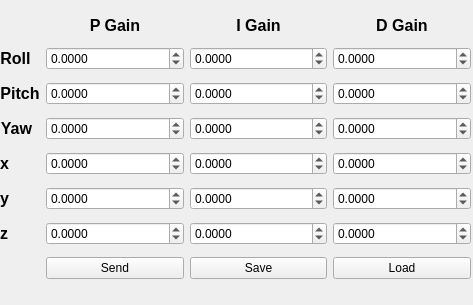
<?xml version="1.0" encoding="UTF-8"?>
<ui version="4.0">
 <class>GainsControl</class>
 <widget class="QWidget" name="GainsControl">
  <property name="windowModality">
   <enum>Qt::WindowModal</enum>
  </property>
  <property name="geometry">
   <rect>
    <x>0</x>
    <y>0</y>
    <width>473</width>
    <height>305</height>
   </rect>
  </property>
  <property name="minimumSize">
   <size>
    <width>420</width>
    <height>270</height>
   </size>
  </property>
  <property name="windowTitle">
   <string>Form</string>
  </property>
  <widget class="QWidget" name="layoutWidget">
   <property name="geometry">
    <rect>
     <x>0</x>
     <y>10</y>
     <width>471</width>
     <height>275</height>
    </rect>
   </property>
   <layout class="QGridLayout" name="gridLayout">
    <item row="1" column="1">
     <widget class="QDoubleSpinBox" name="rollPBox">
      <property name="decimals">
       <number>4</number>
      </property>
      <property name="minimum">
       <double>-1000.000000000000000</double>
      </property>
      <property name="maximum">
       <double>1000.000000000000000</double>
      </property>
      <property name="singleStep">
       <double>0.010000000000000</double>
      </property>
     </widget>
    </item>
    <item row="2" column="1">
     <widget class="QDoubleSpinBox" name="pitchPBox">
      <property name="decimals">
       <number>4</number>
      </property>
      <property name="minimum">
       <double>-1000.000000000000000</double>
      </property>
      <property name="maximum">
       <double>1000.000000000000000</double>
      </property>
      <property name="singleStep">
       <double>0.010000000000000</double>
      </property>
     </widget>
    </item>
    <item row="3" column="1">
     <widget class="QDoubleSpinBox" name="yawPBox">
      <property name="decimals">
       <number>4</number>
      </property>
      <property name="minimum">
       <double>-1000.000000000000000</double>
      </property>
      <property name="maximum">
       <double>1000.000000000000000</double>
      </property>
      <property name="singleStep">
       <double>0.010000000000000</double>
      </property>
     </widget>
    </item>
    <item row="1" column="2">
     <widget class="QDoubleSpinBox" name="rollIBox">
      <property name="decimals">
       <number>4</number>
      </property>
      <property name="minimum">
       <double>-1000.000000000000000</double>
      </property>
      <property name="maximum">
       <double>1000.000000000000000</double>
      </property>
      <property name="singleStep">
       <double>0.000010000000000</double>
      </property>
     </widget>
    </item>
    <item row="2" column="2">
     <widget class="QDoubleSpinBox" name="pitchIBox">
      <property name="decimals">
       <number>4</number>
      </property>
      <property name="minimum">
       <double>-1000.000000000000000</double>
      </property>
      <property name="maximum">
       <double>1000.000000000000000</double>
      </property>
      <property name="singleStep">
       <double>0.000010000000000</double>
      </property>
     </widget>
    </item>
    <item row="3" column="2">
     <widget class="QDoubleSpinBox" name="yawIBox">
      <property name="decimals">
       <number>4</number>
      </property>
      <property name="minimum">
       <double>-1000.000000000000000</double>
      </property>
      <property name="maximum">
       <double>1000.000000000000000</double>
      </property>
      <property name="singleStep">
       <double>0.000010000000000</double>
      </property>
     </widget>
    </item>
    <item row="1" column="3">
     <widget class="QDoubleSpinBox" name="rollDBox">
      <property name="decimals">
       <number>4</number>
      </property>
      <property name="minimum">
       <double>-1000.000000000000000</double>
      </property>
      <property name="maximum">
       <double>1000.000000000000000</double>
      </property>
      <property name="singleStep">
       <double>0.010000000000000</double>
      </property>
     </widget>
    </item>
    <item row="2" column="3">
     <widget class="QDoubleSpinBox" name="pitchDBox">
      <property name="decimals">
       <number>4</number>
      </property>
      <property name="minimum">
       <double>-1000.000000000000000</double>
      </property>
      <property name="maximum">
       <double>1000.000000000000000</double>
      </property>
      <property name="singleStep">
       <double>0.010000000000000</double>
      </property>
     </widget>
    </item>
    <item row="3" column="3">
     <widget class="QDoubleSpinBox" name="yawDBox">
      <property name="decimals">
       <number>4</number>
      </property>
      <property name="minimum">
       <double>-1000.000000000000000</double>
      </property>
      <property name="maximum">
       <double>1000.000000000000000</double>
      </property>
      <property name="singleStep">
       <double>0.010000000000000</double>
      </property>
     </widget>
    </item>
    <item row="1" column="0">
     <widget class="QLabel" name="label_2">
      <property name="sizePolicy">
       <sizepolicy hsizetype="Fixed" vsizetype="Fixed">
        <horstretch>0</horstretch>
        <verstretch>0</verstretch>
       </sizepolicy>
      </property>
      <property name="font">
       <font>
        <pointsize>12</pointsize>
        <weight>75</weight>
        <bold>true</bold>
       </font>
      </property>
      <property name="text">
       <string>Roll</string>
      </property>
      <property name="alignment">
       <set>Qt::AlignCenter</set>
      </property>
     </widget>
    </item>
    <item row="2" column="0">
     <widget class="QLabel" name="label_4">
      <property name="sizePolicy">
       <sizepolicy hsizetype="Fixed" vsizetype="Fixed">
        <horstretch>0</horstretch>
        <verstretch>0</verstretch>
       </sizepolicy>
      </property>
      <property name="font">
       <font>
        <pointsize>12</pointsize>
        <weight>75</weight>
        <bold>true</bold>
       </font>
      </property>
      <property name="text">
       <string>Pitch</string>
      </property>
      <property name="alignment">
       <set>Qt::AlignCenter</set>
      </property>
     </widget>
    </item>
    <item row="3" column="0">
     <widget class="QLabel" name="label_6">
      <property name="sizePolicy">
       <sizepolicy hsizetype="Fixed" vsizetype="Fixed">
        <horstretch>0</horstretch>
        <verstretch>0</verstretch>
       </sizepolicy>
      </property>
      <property name="font">
       <font>
        <pointsize>12</pointsize>
        <weight>75</weight>
        <bold>true</bold>
       </font>
      </property>
      <property name="text">
       <string>Yaw</string>
      </property>
      <property name="alignment">
       <set>Qt::AlignCenter</set>
      </property>
     </widget>
    </item>
    <item row="0" column="1">
     <widget class="QLabel" name="label_8">
      <property name="sizePolicy">
       <sizepolicy hsizetype="MinimumExpanding" vsizetype="Fixed">
        <horstretch>0</horstretch>
        <verstretch>0</verstretch>
       </sizepolicy>
      </property>
      <property name="font">
       <font>
        <pointsize>12</pointsize>
        <weight>50</weight>
        <bold>false</bold>
       </font>
      </property>
      <property name="text">
       <string>&lt;!DOCTYPE HTML PUBLIC &quot;-//W3C//DTD HTML 4.0//EN&quot; &quot;http://www.w3.org/TR/REC-html40/strict.dtd&quot;&gt;
&lt;html&gt;&lt;head&gt;&lt;meta name=&quot;qrichtext&quot; content=&quot;1&quot; /&gt;&lt;style type=&quot;text/css&quot;&gt;
p, li { white-space: pre-wrap; }
&lt;/style&gt;&lt;/head&gt;&lt;body style=&quot; font-family:'Lucida Grande'; font-size:12pt; font-weight:400; font-style:normal;&quot;&gt;
&lt;p align=&quot;center&quot; style=&quot; margin-top:0px; margin-bottom:0px; margin-left:0px; margin-right:0px; -qt-block-indent:0; text-indent:0px;&quot;&gt;&lt;span style=&quot; font-family:'Sans'; font-weight:600;&quot;&gt;P Gain&lt;/span&gt;&lt;/p&gt;&lt;/body&gt;&lt;/html&gt;</string>
      </property>
      <property name="alignment">
       <set>Qt::AlignCenter</set>
      </property>
     </widget>
    </item>
    <item row="0" column="2">
     <widget class="QLabel" name="label_9">
      <property name="sizePolicy">
       <sizepolicy hsizetype="MinimumExpanding" vsizetype="Fixed">
        <horstretch>0</horstretch>
        <verstretch>0</verstretch>
       </sizepolicy>
      </property>
      <property name="font">
       <font>
        <pointsize>12</pointsize>
        <weight>50</weight>
        <bold>false</bold>
       </font>
      </property>
      <property name="text">
       <string>&lt;!DOCTYPE HTML PUBLIC &quot;-//W3C//DTD HTML 4.0//EN&quot; &quot;http://www.w3.org/TR/REC-html40/strict.dtd&quot;&gt;
&lt;html&gt;&lt;head&gt;&lt;meta name=&quot;qrichtext&quot; content=&quot;1&quot; /&gt;&lt;style type=&quot;text/css&quot;&gt;
p, li { white-space: pre-wrap; }
&lt;/style&gt;&lt;/head&gt;&lt;body style=&quot; font-family:'Lucida Grande'; font-size:12pt; font-weight:400; font-style:normal;&quot;&gt;
&lt;p align=&quot;center&quot; style=&quot; margin-top:0px; margin-bottom:0px; margin-left:0px; margin-right:0px; -qt-block-indent:0; text-indent:0px;&quot;&gt;&lt;span style=&quot; font-family:'Sans'; font-weight:600;&quot;&gt;I Gain&lt;/span&gt;&lt;/p&gt;&lt;/body&gt;&lt;/html&gt;</string>
      </property>
      <property name="alignment">
       <set>Qt::AlignCenter</set>
      </property>
     </widget>
    </item>
    <item row="0" column="3">
     <widget class="QLabel" name="label_10">
      <property name="sizePolicy">
       <sizepolicy hsizetype="MinimumExpanding" vsizetype="Fixed">
        <horstretch>0</horstretch>
        <verstretch>0</verstretch>
       </sizepolicy>
      </property>
      <property name="font">
       <font>
        <pointsize>12</pointsize>
        <weight>50</weight>
        <bold>false</bold>
       </font>
      </property>
      <property name="text">
       <string>&lt;!DOCTYPE HTML PUBLIC &quot;-//W3C//DTD HTML 4.0//EN&quot; &quot;http://www.w3.org/TR/REC-html40/strict.dtd&quot;&gt;
&lt;html&gt;&lt;head&gt;&lt;meta name=&quot;qrichtext&quot; content=&quot;1&quot; /&gt;&lt;style type=&quot;text/css&quot;&gt;
p, li { white-space: pre-wrap; }
&lt;/style&gt;&lt;/head&gt;&lt;body style=&quot; font-family:'Lucida Grande'; font-size:12pt; font-weight:400; font-style:normal;&quot;&gt;
&lt;p align=&quot;center&quot; style=&quot; margin-top:0px; margin-bottom:0px; margin-left:0px; margin-right:0px; -qt-block-indent:0; text-indent:0px;&quot;&gt;&lt;span style=&quot; font-family:'Sans'; font-weight:600;&quot;&gt;D Gain&lt;/span&gt;&lt;/p&gt;&lt;/body&gt;&lt;/html&gt;</string>
      </property>
      <property name="alignment">
       <set>Qt::AlignCenter</set>
      </property>
      <property name="margin">
       <number>0</number>
      </property>
      <property name="indent">
       <number>-1</number>
      </property>
     </widget>
    </item>
    <item row="4" column="0">
     <widget class="QLabel" name="label_11">
      <property name="sizePolicy">
       <sizepolicy hsizetype="Fixed" vsizetype="Fixed">
        <horstretch>0</horstretch>
        <verstretch>0</verstretch>
       </sizepolicy>
      </property>
      <property name="font">
       <font>
        <pointsize>12</pointsize>
        <weight>75</weight>
        <bold>true</bold>
       </font>
      </property>
      <property name="text">
       <string>x</string>
      </property>
      <property name="alignment">
       <set>Qt::AlignCenter</set>
      </property>
     </widget>
    </item>
    <item row="4" column="1">
     <widget class="QDoubleSpinBox" name="xPBox">
      <property name="decimals">
       <number>4</number>
      </property>
      <property name="minimum">
       <double>-1000.000000000000000</double>
      </property>
      <property name="maximum">
       <double>1000.000000000000000</double>
      </property>
      <property name="singleStep">
       <double>0.010000000000000</double>
      </property>
     </widget>
    </item>
    <item row="4" column="2">
     <widget class="QDoubleSpinBox" name="xIBox">
      <property name="decimals">
       <number>4</number>
      </property>
      <property name="minimum">
       <double>-1000.000000000000000</double>
      </property>
      <property name="maximum">
       <double>1000.000000000000000</double>
      </property>
      <property name="singleStep">
       <double>0.000010000000000</double>
      </property>
     </widget>
    </item>
    <item row="4" column="3">
     <widget class="QDoubleSpinBox" name="xDBox">
      <property name="decimals">
       <number>4</number>
      </property>
      <property name="minimum">
       <double>-1000.000000000000000</double>
      </property>
      <property name="maximum">
       <double>1000.000000000000000</double>
      </property>
      <property name="singleStep">
       <double>0.010000000000000</double>
      </property>
     </widget>
    </item>
    <item row="5" column="0">
     <widget class="QLabel" name="label_12">
      <property name="sizePolicy">
       <sizepolicy hsizetype="Fixed" vsizetype="Fixed">
        <horstretch>0</horstretch>
        <verstretch>0</verstretch>
       </sizepolicy>
      </property>
      <property name="font">
       <font>
        <pointsize>12</pointsize>
        <weight>75</weight>
        <bold>true</bold>
       </font>
      </property>
      <property name="text">
       <string>y</string>
      </property>
      <property name="alignment">
       <set>Qt::AlignCenter</set>
      </property>
     </widget>
    </item>
    <item row="5" column="1">
     <widget class="QDoubleSpinBox" name="yPBox">
      <property name="decimals">
       <number>4</number>
      </property>
      <property name="minimum">
       <double>-1000.000000000000000</double>
      </property>
      <property name="maximum">
       <double>1000.000000000000000</double>
      </property>
      <property name="singleStep">
       <double>0.010000000000000</double>
      </property>
     </widget>
    </item>
    <item row="5" column="2">
     <widget class="QDoubleSpinBox" name="yIBox">
      <property name="decimals">
       <number>4</number>
      </property>
      <property name="minimum">
       <double>-1000.000000000000000</double>
      </property>
      <property name="maximum">
       <double>1000.000000000000000</double>
      </property>
      <property name="singleStep">
       <double>0.010000000000000</double>
      </property>
     </widget>
    </item>
    <item row="5" column="3">
     <widget class="QDoubleSpinBox" name="yDBox">
      <property name="decimals">
       <number>4</number>
      </property>
      <property name="minimum">
       <double>-1000.000000000000000</double>
      </property>
      <property name="maximum">
       <double>1000.000000000000000</double>
      </property>
      <property name="singleStep">
       <double>0.000010000000000</double>
      </property>
     </widget>
    </item>
    <item row="6" column="0">
     <widget class="QLabel" name="label_13">
      <property name="sizePolicy">
       <sizepolicy hsizetype="Fixed" vsizetype="Fixed">
        <horstretch>0</horstretch>
        <verstretch>0</verstretch>
       </sizepolicy>
      </property>
      <property name="font">
       <font>
        <pointsize>12</pointsize>
        <weight>75</weight>
        <bold>true</bold>
       </font>
      </property>
      <property name="text">
       <string>z</string>
      </property>
      <property name="alignment">
       <set>Qt::AlignCenter</set>
      </property>
     </widget>
    </item>
    <item row="6" column="1">
     <widget class="QDoubleSpinBox" name="zPBox">
      <property name="decimals">
       <number>4</number>
      </property>
      <property name="minimum">
       <double>-1000.000000000000000</double>
      </property>
      <property name="maximum">
       <double>1000.000000000000000</double>
      </property>
      <property name="singleStep">
       <double>0.010000000000000</double>
      </property>
     </widget>
    </item>
    <item row="6" column="2">
     <widget class="QDoubleSpinBox" name="zIBox">
      <property name="decimals">
       <number>4</number>
      </property>
      <property name="minimum">
       <double>-1000.000000000000000</double>
      </property>
      <property name="maximum">
       <double>1000.000000000000000</double>
      </property>
      <property name="singleStep">
       <double>0.010000000000000</double>
      </property>
     </widget>
    </item>
    <item row="6" column="3">
     <widget class="QDoubleSpinBox" name="zDBox">
      <property name="decimals">
       <number>4</number>
      </property>
      <property name="minimum">
       <double>-1000.000000000000000</double>
      </property>
      <property name="maximum">
       <double>1000.000000000000000</double>
      </property>
      <property name="singleStep">
       <double>0.000010000000000</double>
      </property>
     </widget>
    </item>
    <item row="7" column="1">
     <widget class="QPushButton" name="SendBtn">
      <property name="text">
       <string>Send</string>
      </property>
     </widget>
    </item>
    <item row="7" column="2">
     <widget class="QPushButton" name="SaveBtn">
      <property name="text">
       <string>Save</string>
      </property>
     </widget>
    </item>
    <item row="7" column="3">
     <widget class="QPushButton" name="loadBtn">
      <property name="text">
       <string>Load</string>
      </property>
     </widget>
    </item>
   </layout>
  </widget>
 </widget>
 <tabstops>
  <tabstop>rollPBox</tabstop>
  <tabstop>rollIBox</tabstop>
  <tabstop>rollDBox</tabstop>
  <tabstop>pitchPBox</tabstop>
  <tabstop>pitchIBox</tabstop>
  <tabstop>pitchDBox</tabstop>
  <tabstop>yawPBox</tabstop>
  <tabstop>yawIBox</tabstop>
  <tabstop>yawDBox</tabstop>
  <tabstop>xPBox</tabstop>
  <tabstop>xIBox</tabstop>
  <tabstop>xDBox</tabstop>
  <tabstop>yPBox</tabstop>
  <tabstop>yIBox</tabstop>
  <tabstop>yDBox</tabstop>
  <tabstop>zPBox</tabstop>
  <tabstop>zIBox</tabstop>
  <tabstop>zDBox</tabstop>
  <tabstop>SendBtn</tabstop>
  <tabstop>SaveBtn</tabstop>
  <tabstop>loadBtn</tabstop>
 </tabstops>
 <resources/>
 <connections/>
</ui>
